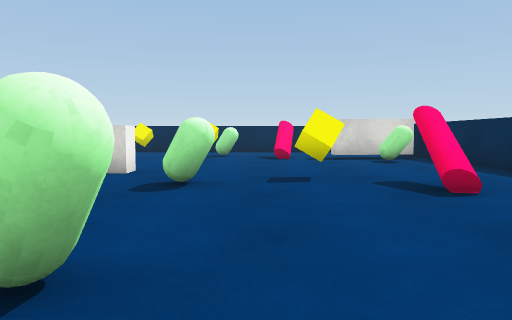
[1] (above)

16 first-person views from a walk through a Unity game level. The camera is 0.68 m above the floor, tilts 4° down and sees 70° across. The floor is counted in squares, 1 m on a side. Each view is taken from the middle of a square. On the plan, view 1 faces up. The plan holds only what a view shows up to about 11 squares ahead; the rest is blank. The player is left out. Surface patterns are stand-ins for the level's own textures.

[2]
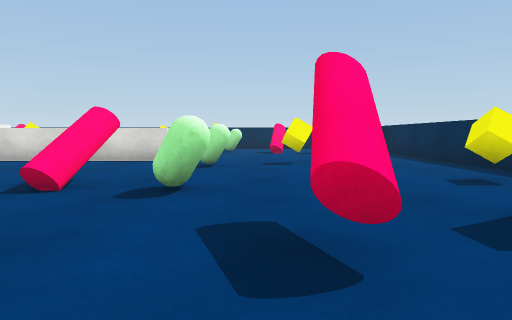

[3]
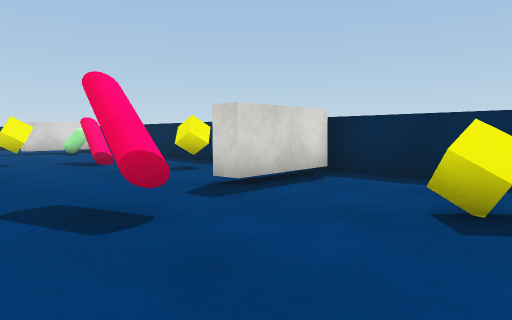

[4]
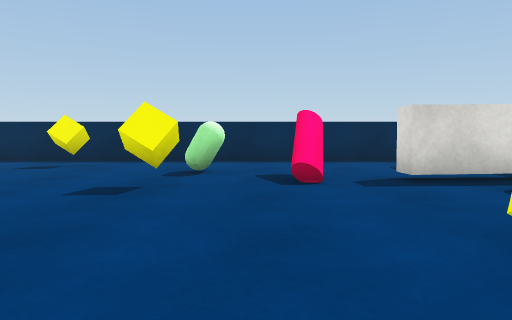

[5]
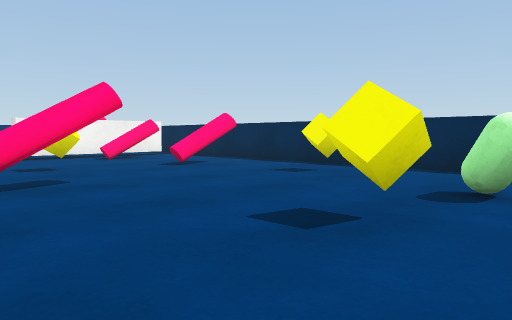

[6]
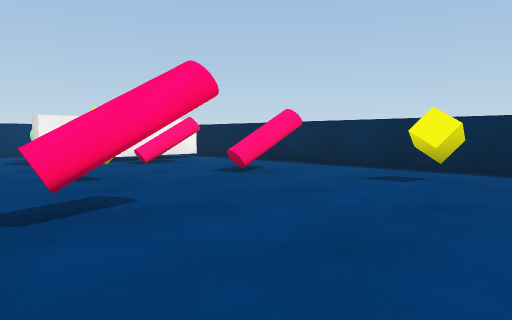

[7]
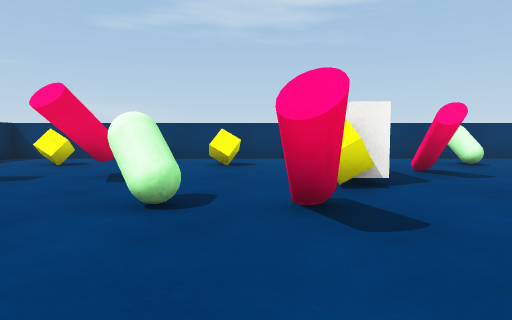

[8]
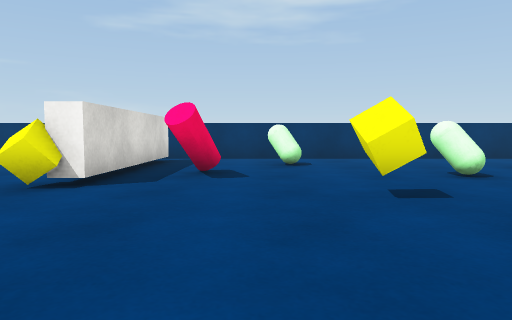

[9]
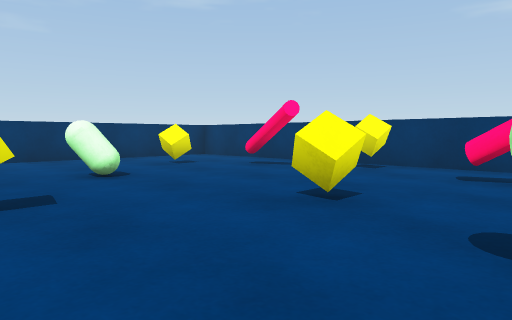

[10]
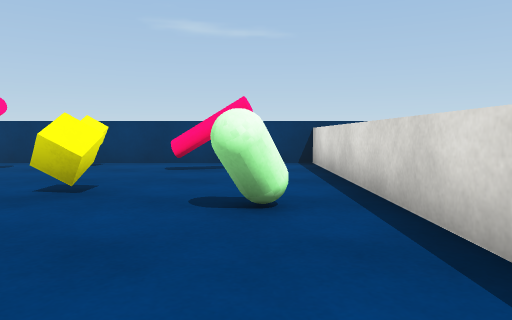

[11]
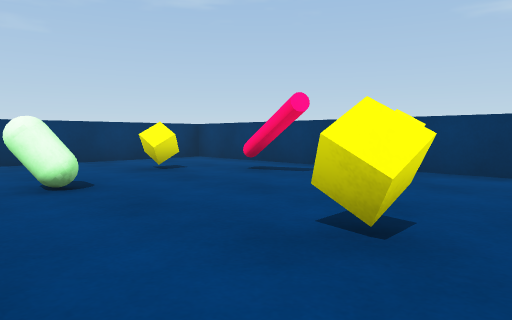

[12]
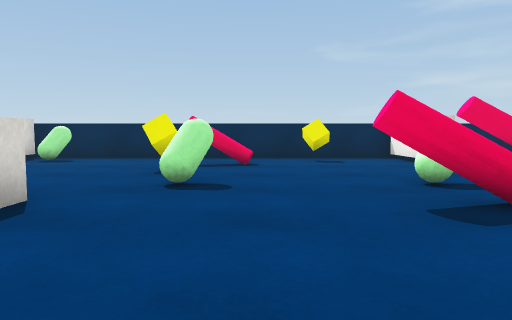

[13]
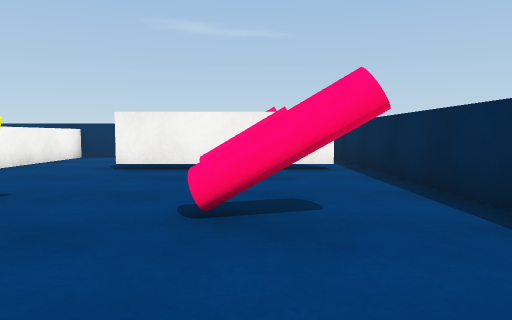

[14]
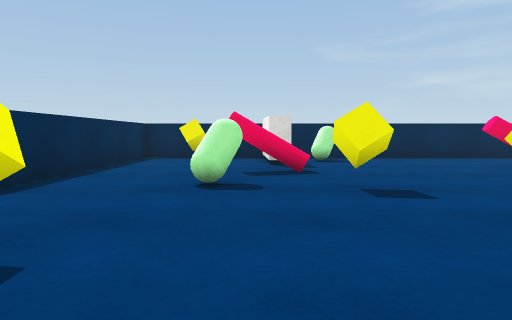

[15]
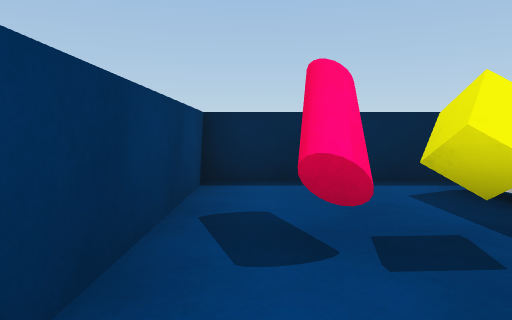

[16]
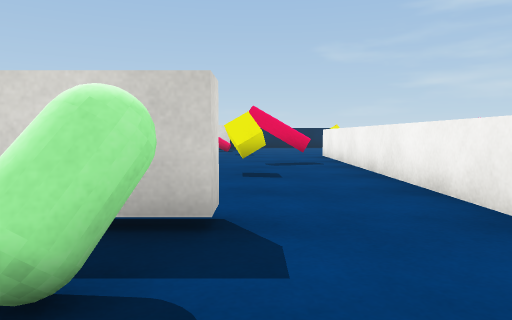

### Floor plan
Key: @ floor where view 1 was taken; # wall or solid block; x gap in a wall; . floor; ^ raised ledge; O other object.
Columns run from 15 left of view 1 to 5 right of it. Each row starts with its distance up from view 1.
 15 #####################
 14 #...................#
 13 #...#...O..O.......O#
 12 #.O.#O..O.....O.....#
 11 #OO.#O........O.O.###
 10 #.OO#.........O.Ox###
  9 #.......O.O.......OO#
  8 #.........O.........#
  7 #^^^^^^^^^^^^.......#
  6 #...............O...#
  5 #.O...O.......O...O.#
  4 #.O..............OO.#
  3 #....O.......O......#
  2 #...........OOO....O#
  1 #O......O.....O.....#
  0 #.O.........#..@Ox###
 -1 #.O...O...O.#...O...#
 -2 #..O......O.#.......#
 -3 #.......O...#.O..O..#
 -4 #...........#.......#
 -5 #####################

Positions as (right, up) in squares from view 1, and headings:
1: (0, 0), facing up
2: (0, -3), facing up
3: (-1, -4), facing up-right
4: (0, 5), facing up
5: (0, 7), facing up-left
6: (-2, 7), facing up-left
7: (-2, 5), facing down
8: (-6, 5), facing down
9: (-7, 5), facing down-left
10: (-6, 5), facing left
11: (-8, 4), facing down-left
12: (-6, 4), facing right
13: (-4, 12), facing left
14: (-6, 11), facing right
15: (-14, 9), facing up
16: (-14, 9), facing right
